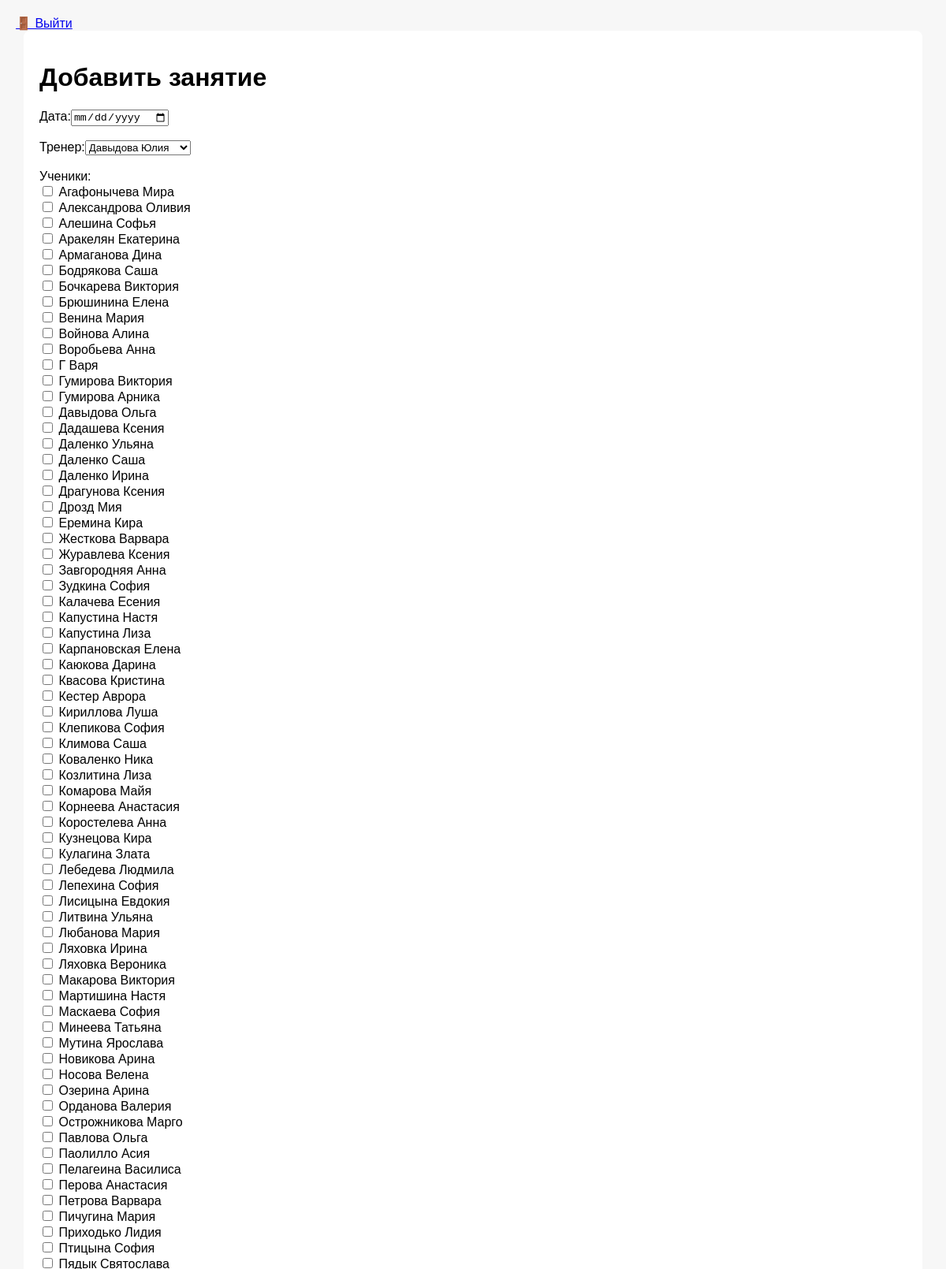
The app's page /lessons/add (signed in, upper part), older data.
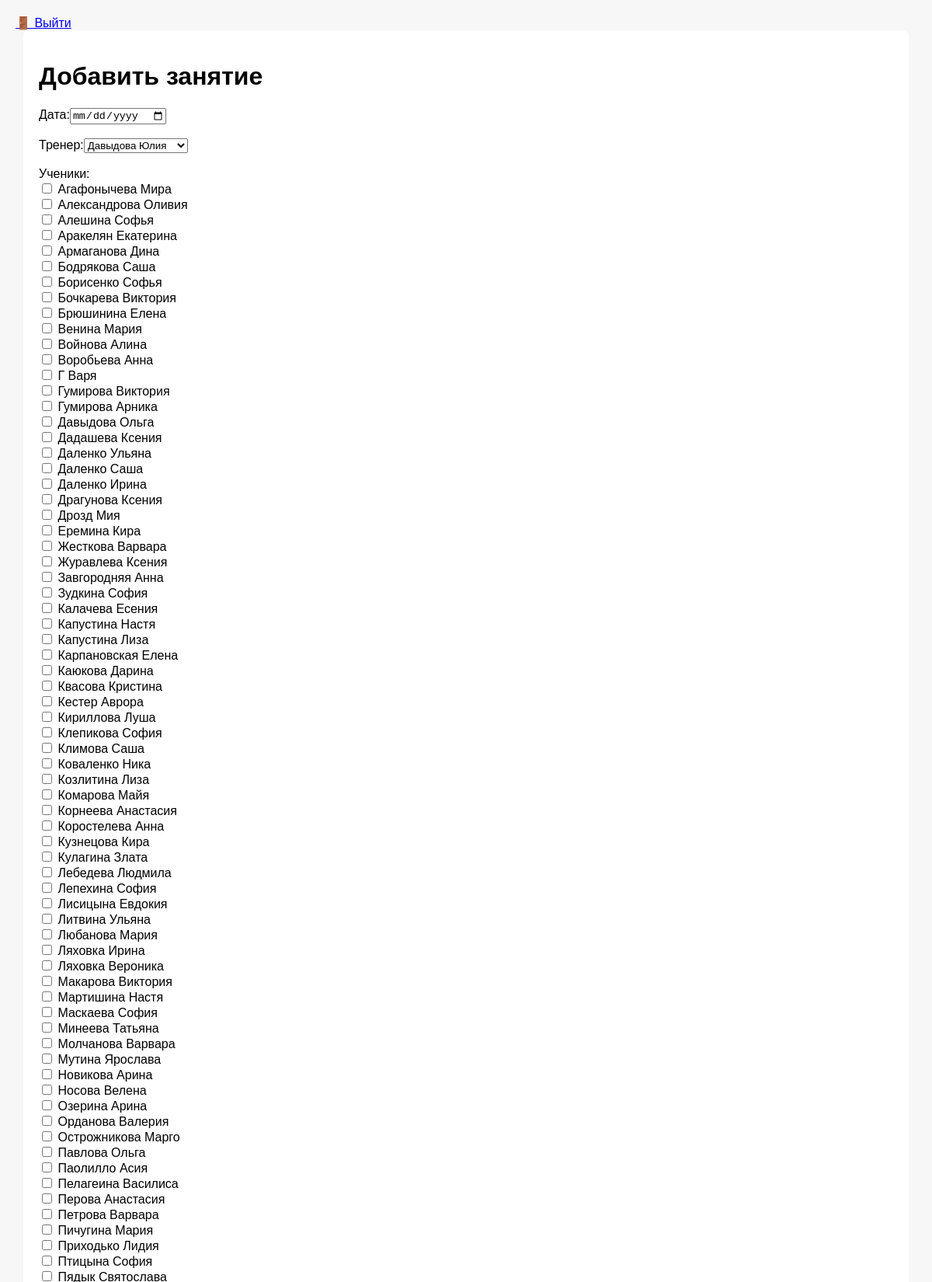
The same page, newer data.
### tables this page shows
CREATE TABLE students
                   (
                       id INTEGER PRIMARY KEY AUTOINCREMENT,
                       first_name TEXT NOT NULL,
                       last_name TEXT NOT NULL,
                       middle_name TEXT,
                       contacts TEXT,
                       birthday TEXT,
                       lessons_count INTEGER,
                       additional_info TEXT,
                       creation_date TEXT
                   );

### app.py (the view)
    def wrapper(*args, **kwargs):
        if "user" not in session:
            return redirect(url_for("login"))
        return fn(*args, **kwargs)

### app.py (called while the page is built)
def login_required(fn):
    def wrapper(*args, **kwargs):
        if "user" not in session:
            return redirect(url_for("login"))
        return fn(*args, **kwargs)
    wrapper.__name__ = fn.__name__
    return wrapper

@app.route("/lessons/add", methods=["GET", "POST"])
@login_required
def add_lesson():
    if request.method == "POST":
        db.add_lesson(request.form["date"], request.form["coach_id"], request.form.getlist("student_ids"), request.form["status"])
        flash("Занятие запланированно!", "success")
        return redirect(url_for("lessons"))
    return render_template("add_lesson.html", students=db.get_all_students(), coaches=db.get_all_coaches())

### database.py (called while the page is built)
def get_connection():
    conn = sqlite3.connect(DB_NAME)
    conn.row_factory = sqlite3.Row
    return conn

def get_all_students():
    conn = get_connection()
    students = conn.execute("SELECT * FROM students ORDER BY last_name ASC").fetchall()
    conn.close()
    return students

def get_all_coaches():
    conn = get_connection()
    coaches = conn.execute("SELECT * FROM coaches").fetchall()
    conn.close()
    return coaches

### templates/add_lesson.html (shortened to what this page needs)
{% extends "base.html" %}
{% block content %}
<h1>Добавить занятие</h1>
<form method="post">
    <label>Дата:<input type="date" name="date" required><br><br></label>
    <label>Тренер:<select name="coach_id">
        {% for c in coaches %}
        <option value="{{ c.id }}">{{ c.last_name }} {{ c.first_name }}</option>
        {% endfor %}
    </select>
    </label><br><br>
    <label>Ученики:<br>
        {% for s in students %}
        <label>
            <input type="checkbox" name="student_ids" value="{{ s.id }}">
            {{ s.last_name }} {{ s.first_name }}
        </label><br>
        {% endfor %}
    </label>
    <br><br>
</form>
<br>
{% endblock %}

Row changes from the older to the newer data that the page shows:
added students: last_name "Борисенко", first_name "Софья"
added students: last_name "Молчанова", first_name "Варвара"
